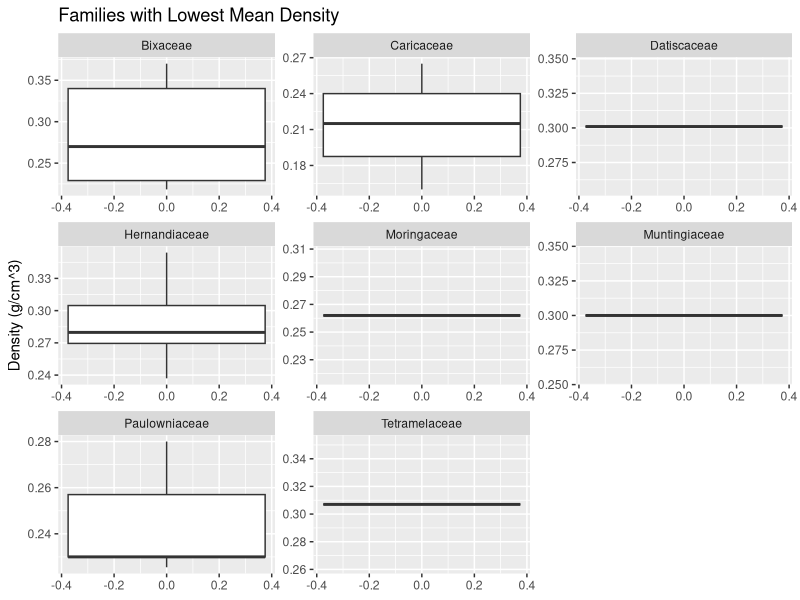
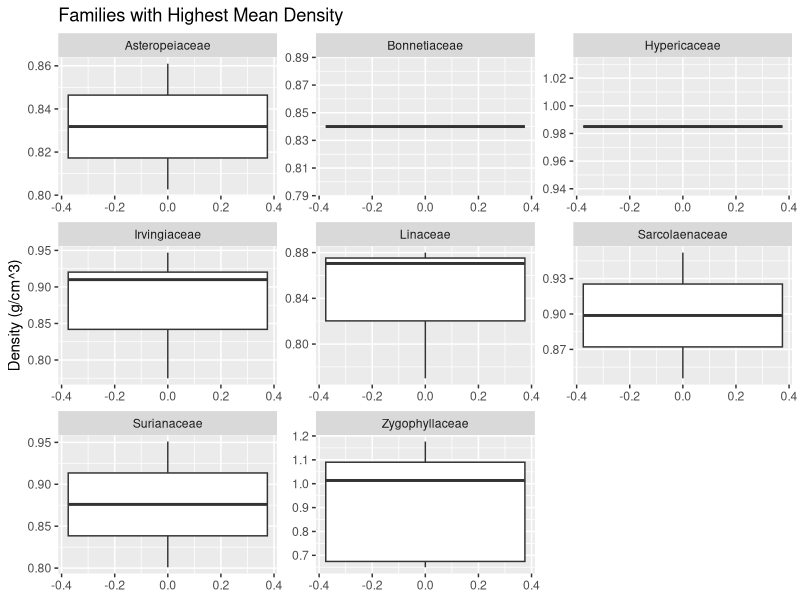
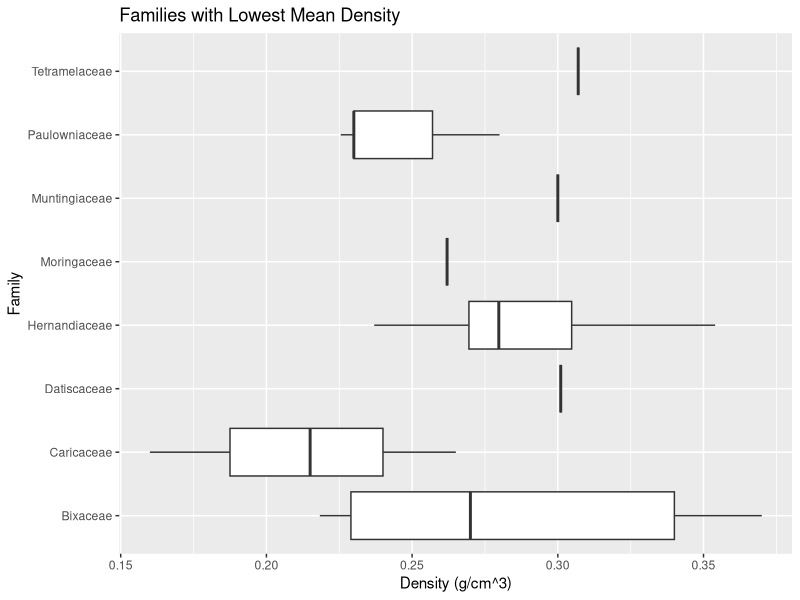
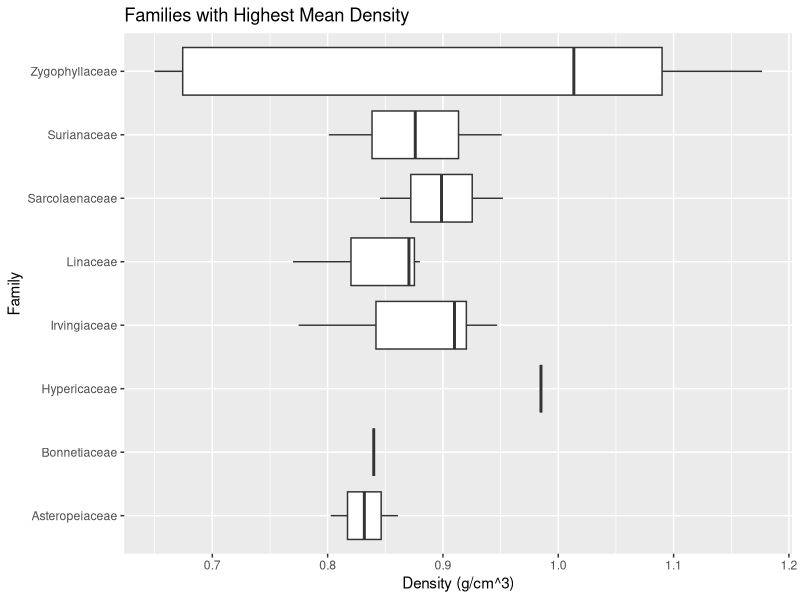

Here is the R script that generated these plots, in order:
# Lab 11 - Computational Biology 
# data filtering, subsetting, summarizing, and plotting
# Chris McSpadden
# 04/02/21

#include appropriate libraries
library("dplyr")
library("ggplot2")

#import data
data <- read.csv("GlobalWoodDensityDatabase.csv", stringsAsFactors = F)

#rename some columns
colnames(data)[1] <- "Number"
colnames(data)[4] <- "Density"
colnames(data)[6] <- "Reference"

# remove na row
data <- data[-which(is.na(data$Density)),]

# collapse multiple species into one species with mean density for each
condensed_data <- summarize(group_by(data, Binomial, Family), Density = mean(Density))

# create new data frame with mean density for each family
fam_density <- summarize(group_by(condensed_data, Family), MeanDensity = mean(Density))

# sort data by mean density
sorted_density <- arrange(fam_density, MeanDensity)

#find family of highest and lowest 8 densities
lowest_density <- head(sorted_density, 8)
highest_density <- tail(sorted_density, 8)

#subset data with all data from highest and lowest density families
keepRowsLow <- (condensed_data$Family %in% lowest_density$Family)
low_fam_data <- condensed_data[keepRowsLow,]

keepRowsHigh <- (condensed_data$Family %in% highest_density$Family)
high_fam_data <- condensed_data[keepRowsHigh,]

# plot lowest density fams
p1 <- ggplot(low_fam_data, aes(y = Density)) + 
  geom_boxplot() + facet_wrap(facets = ~Family, scale="free") +
  labs(title = "Families with Lowest Mean Density", y = "Density (g/cm^3)")
p1

# plot highest density fams
p2 <- ggplot(high_fam_data, aes(y = Density)) + 
  geom_boxplot() + facet_wrap(facets = ~Family, scale="free") +
  labs(title = "Families with Highest Mean Density", y = "Density (g/cm^3)")
p2

#plot low density with flipped format
p3 <- ggplot(low_fam_data, aes(Family, Density)) +
  geom_boxplot() +
  coord_flip() +
  labs(title = "Families with Lowest Mean Density", y = "Density (g/cm^3)", x = "Family")
p3

#plot high density with flipped format
p4 <- ggplot(high_fam_data, aes(Family, Density)) +
  geom_boxplot() +
  coord_flip() +
  labs(title = "Families with Highest Mean Density", y = "Density (g/cm^3)", x = "Family")
p4
